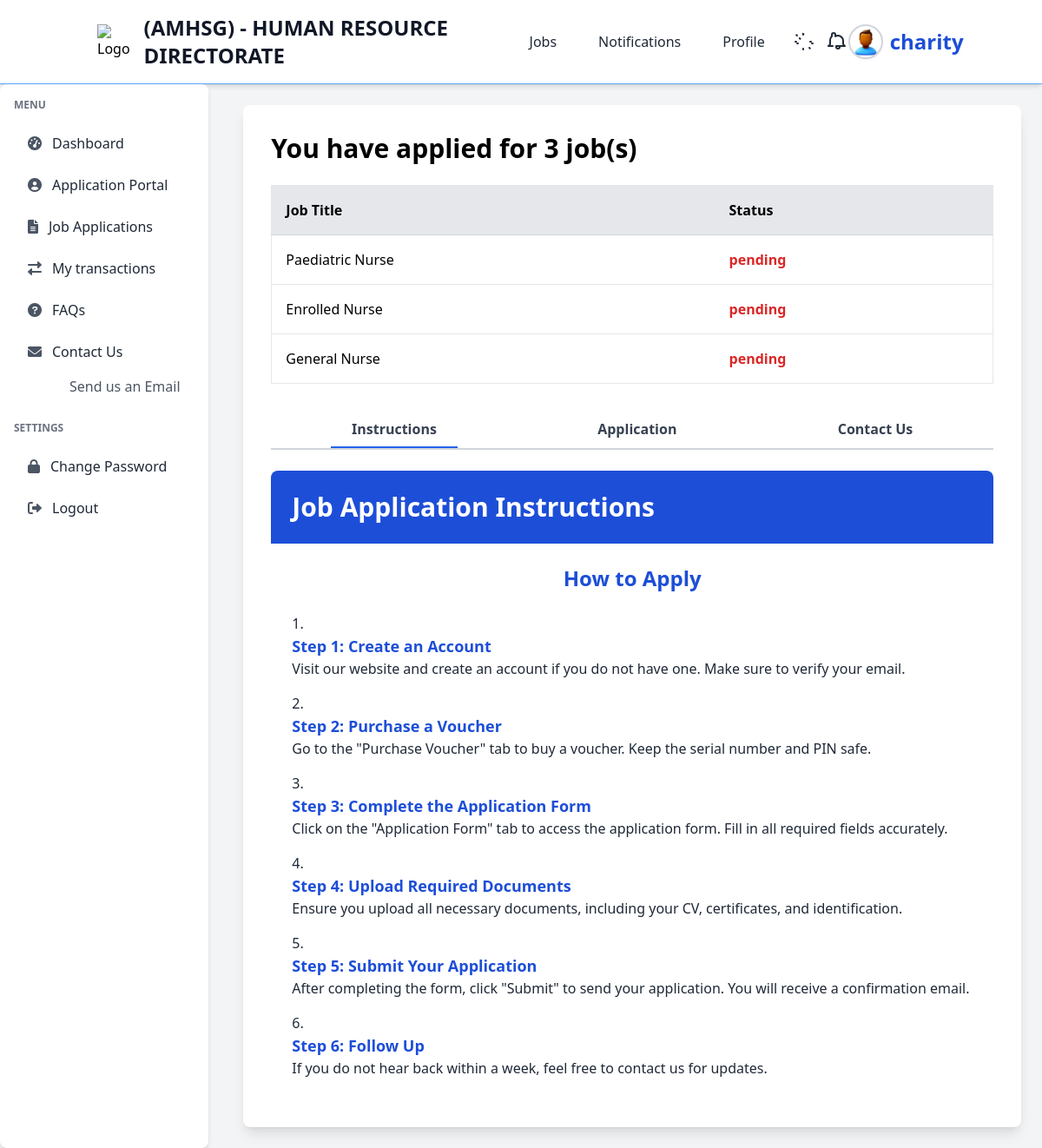
/application-portal/ (signed in), run on an earlier commit of the app's database.
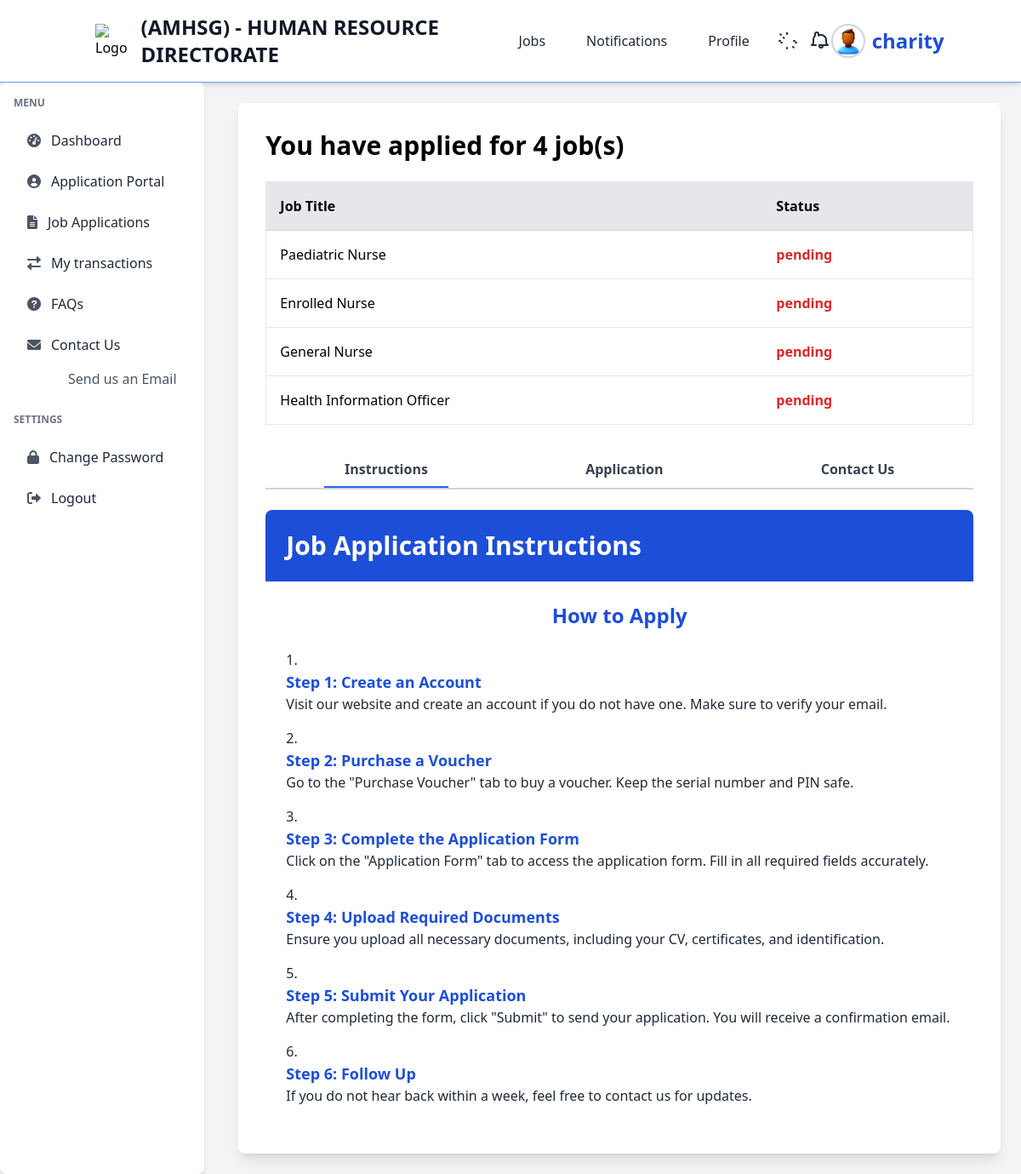
And on a later commit of the database.
### application_portal/models.py (models this page shows)
class Application(models.Model):
    personal_information = models.ForeignKey(PersonalInformation, on_delete=models.CASCADE)
    educational_background = models.ForeignKey(EducationalBackground, on_delete=models.CASCADE)
    medical_history = models.ForeignKey(MedicalHistory, on_delete=models.CASCADE)
    professional_registration = models.ForeignKey(ProfessionalRegistration, on_delete=models.CASCADE, blank=True, null=True)
    posting_preference = models.ForeignKey(PostingPreference, on_delete=models.CASCADE)
    medical_certification = models.ForeignKey(MedicalCertification, on_delete=models.CASCADE)
    addendum = models.ForeignKey(Addendum, on_delete=models.CASCADE)  # Replace '1' with the ID of an existing Addendum
    declaration = models.ForeignKey(Declaration, on_delete=models.CASCADE, default=1)
    status = models.CharField(max_length=50, choices=[('under review', 'Under Review'), ('pending', 'Pending'), ('accepted', 'Accepted')])
    date_submitted = models.DateTimeField(auto_now_add=True)
    user = models.ForeignKey(User, on_delete=models.CASCADE)
    job = models.ForeignKey(Job, on_delete=models.CASCADE)
    application_id = models.CharField(max_length=100, unique=True, default=generate_application_id)
    class Meta:
        unique_together = ('user', 'job')

### jobs/models.py (models this page shows, shortened)
class Job(models.Model):
    title = models.CharField(max_length=255, default="none")
    company = models.CharField(max_length=255, default="none")  # Name of the company offering the job
    location = models.CharField(max_length=255, default="none")
    description = models.TextField()
    responsibilities = models.TextField(help_text="List of job responsibilities", default="none")  # New field for responsibilities
    requirements = models.TextField(help_text="List of job requirements", default="none")  # New field for requirements
    salary = models.CharField(max_length=100, blank=True, null=True, help_text="Salary range or amount")  # Optional salary field
    posted_date = models.DateField(auto_now_add=True, blank=True, null=True)
    application_deadline = models.DateField(null=True, blank=True, help_text="Deadline to apply for the job")  # New field for application deadline
    class Meta:
        ordering = ['-posted_date']  # Orders job listings by the most recent first

### application_portal/views.py (the view)
# urls.py: path('application-portal/', views.application_portal, name='application-portal'),
@login_required(login_url="authentication:my-login")
def application_portal(request):
    job_applications = Application.objects.filter(user=request.user)
    context = {
        'job_applications': job_applications,
        'number_of_jobs': job_applications.count(),
    }
    return render(request, 'application_portal/index.html', context)

### templates/application_portal/index.html (shortened to what the changed rows need)
{% extends 'authentication/dash-base.html' %}
{% block content %}
<body class="bg-gray-100">
    <div class="container mx-auto p-8 bg-white shadow-lg rounded-lg">
        <h1 class="text-3xl font-bold mb-6">You have applied for {{ number_of_jobs }} job(s)</h1>
        <table class="min-w-full bg-white border border-gray-200 rounded-lg mb-8">
            <thead>
                <tr class="bg-gray-200 border-b border-gray-300">
                    <th class="p-4 text-left">Job Title</th>
                    <th class="p-4 text-left">Status</th>
                </tr>
            </thead>
            <tbody>
                {% for application in job_applications %}
                <tr class="border-b border-gray-200 hover:bg-gray-50">
                    <td class="p-4">{{ application.job.title }}</td>
                    <td class="p-4">
                        <span class="font-semibold
                            {% if application.status == 'accepted' %}text-green-600
                            {% elif application.status == 'pending' %}text-red-600
                            {% elif application.status == 'under review' %}text-orange-600
                            {% else %}text-gray-600
                            {% endif %}">
                            {{ application.status }}
                        </span>
                    </td>
                </tr>
                {% empty %}
                <tr>
                    <td colspan="2" class="p-6 text-center text-gray-500">No applications found.</td>
                </tr>
                {% endfor %}
            </tbody>
        </table>
        <div class="tabs flex justify-around border-b-2 border-gray-300 mb-6">
            <a href="#" class="tab-link active py-2 px-6 text-gray-700 border-b-2 border-blue-600 hover:border-blue-600 font-semibold transition duration-300" data-tab="tab1">Instructions</a>
            <a href="#" class="tab-link py-2 px-6 text-gray-700 border-b-2 border-transparent hover:border-blue-600 font-semibold transition duration-300" data-tab="tab2">Application</a>
            <a href="#" class="tab-link py-2 px-6 text-gray-700 border-b-2 border-transparent hover:border-blue-600 font-semibold transition duration-300" data-tab="tab4">Contact Us</a>
        </div>
        <div id="tab1" class="tab-content active">
            <div class="bg-blue-700 text-white p-6 rounded-t-lg">
                <h1 class="text-3xl font-semibold">Job Application Instructions</h1>
            </div>
            <div class="instructions p-6">
                <h2 class="text-2xl font-semibold text-blue-700 mb-6 text-center">How to Apply</h2>
            </div>
        </div>
    </div>
</body>
{% endblock %}

What changed in the data, as far as the page shows it:
added Application: job "Health Information Officer", status "pending"
Also different on the page:
{{ number_of_jobs }}: "3" → "4"
